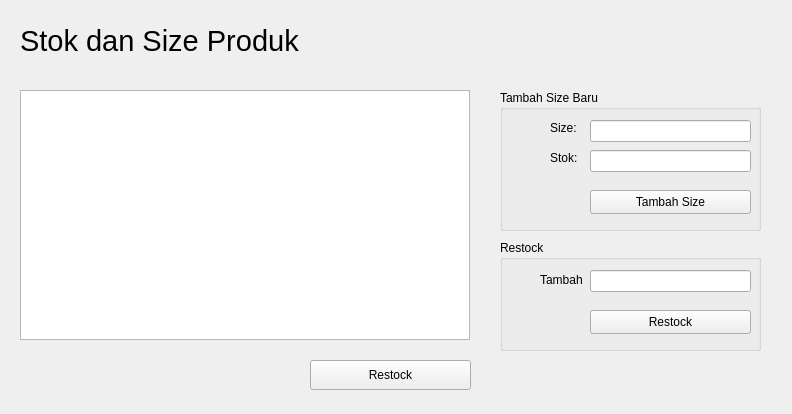
<?xml version="1.0" encoding="UTF-8"?>
<ui version="4.0">
 <class>Form</class>
 <widget class="QWidget" name="Form">
  <property name="geometry">
   <rect>
    <x>0</x>
    <y>0</y>
    <width>792</width>
    <height>414</height>
   </rect>
  </property>
  <property name="windowTitle">
   <string>Form</string>
  </property>
  <widget class="QLabel" name="label">
   <property name="geometry">
    <rect>
     <x>20</x>
     <y>20</y>
     <width>281</width>
     <height>41</height>
    </rect>
   </property>
   <property name="font">
    <font>
     <pointsize>22</pointsize>
    </font>
   </property>
   <property name="text">
    <string>Stok dan Size Produk</string>
   </property>
  </widget>
  <widget class="QTableView" name="tableView">
   <property name="geometry">
    <rect>
     <x>20</x>
     <y>90</y>
     <width>450</width>
     <height>250</height>
    </rect>
   </property>
   <property name="selectionMode">
    <enum>QAbstractItemView::SingleSelection</enum>
   </property>
   <property name="selectionBehavior">
    <enum>QAbstractItemView::SelectRows</enum>
   </property>
   <property name="cornerButtonEnabled">
    <bool>false</bool>
   </property>
  </widget>
  <widget class="QGroupBox" name="groupBox">
   <property name="geometry">
    <rect>
     <x>500</x>
     <y>90</y>
     <width>261</width>
     <height>141</height>
    </rect>
   </property>
   <property name="title">
    <string>Tambah Size Baru</string>
   </property>
   <widget class="QPushButton" name="button_tambah_size">
    <property name="geometry">
     <rect>
      <x>90</x>
      <y>100</y>
      <width>161</width>
      <height>24</height>
     </rect>
    </property>
    <property name="text">
     <string>Tambah Size</string>
    </property>
   </widget>
   <widget class="QLabel" name="label_5">
    <property name="geometry">
     <rect>
      <x>50</x>
      <y>30</y>
      <width>41</width>
      <height>16</height>
     </rect>
    </property>
    <property name="text">
     <string>Size:</string>
    </property>
   </widget>
   <widget class="QLineEdit" name="input_baru_size">
    <property name="geometry">
     <rect>
      <x>90</x>
      <y>30</y>
      <width>161</width>
      <height>22</height>
     </rect>
    </property>
    <property name="inputMask">
     <string comment="&quot;00&quot;" extracomment="&quot;00&quot;"/>
    </property>
   </widget>
   <widget class="QLabel" name="label_6">
    <property name="geometry">
     <rect>
      <x>50</x>
      <y>60</y>
      <width>41</width>
      <height>16</height>
     </rect>
    </property>
    <property name="text">
     <string>Stok:</string>
    </property>
   </widget>
   <widget class="QLineEdit" name="input_baru_stok">
    <property name="geometry">
     <rect>
      <x>90</x>
      <y>60</y>
      <width>161</width>
      <height>22</height>
     </rect>
    </property>
    <property name="inputMask">
     <string comment="&quot;00&quot;" extracomment="&quot;00&quot;"/>
    </property>
   </widget>
  </widget>
  <widget class="QGroupBox" name="groupBox_restock">
   <property name="geometry">
    <rect>
     <x>500</x>
     <y>240</y>
     <width>261</width>
     <height>111</height>
    </rect>
   </property>
   <property name="title">
    <string>Restock</string>
   </property>
   <widget class="QPushButton" name="button_restock_save">
    <property name="geometry">
     <rect>
      <x>90</x>
      <y>70</y>
      <width>161</width>
      <height>24</height>
     </rect>
    </property>
    <property name="text">
     <string>Restock</string>
    </property>
   </widget>
   <widget class="QLabel" name="label_7">
    <property name="geometry">
     <rect>
      <x>40</x>
      <y>30</y>
      <width>51</width>
      <height>20</height>
     </rect>
    </property>
    <property name="text">
     <string>Tambah</string>
    </property>
   </widget>
   <widget class="QLineEdit" name="input_restock">
    <property name="geometry">
     <rect>
      <x>90</x>
      <y>30</y>
      <width>161</width>
      <height>22</height>
     </rect>
    </property>
    <property name="inputMask">
     <string comment="&quot;00&quot;" extracomment="&quot;00&quot;"/>
    </property>
   </widget>
  </widget>
  <widget class="QPushButton" name="button_restock">
   <property name="geometry">
    <rect>
     <x>310</x>
     <y>360</y>
     <width>161</width>
     <height>30</height>
    </rect>
   </property>
   <property name="text">
    <string>Restock</string>
   </property>
  </widget>
 </widget>
 <resources/>
 <connections/>
</ui>
